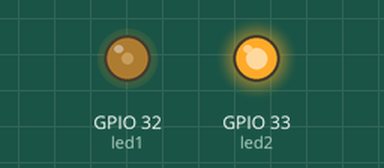
A sketch run on a simulated ESP32. Parts: output pins drawn as LEDs (lit = HIGH).

Above: at 0.05 s.
At 1.75 s:
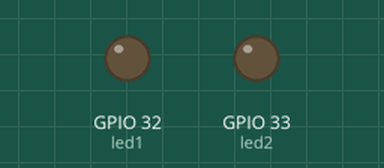
At 3.5 s:
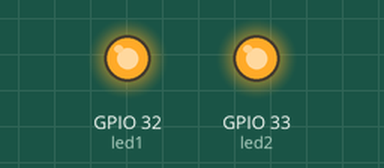
At 6.95 s:
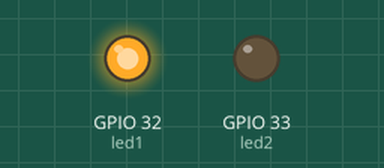
Timing chart, 0 to 9.1 s (numbered marks = the images above):
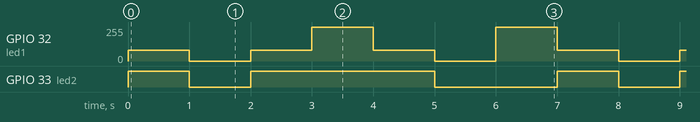

The sketch:

Demo.ino
```cpp
const int led1 = 32;     //lampu rem (PWM)
const int led2 = 33;     //lampu depan standar

//int currentBrightness = 0;
bool led1State = false;

void setup() {
  Serial.begin(9600);
  pinMode(led1, OUTPUT);
  pinMode(led2, OUTPUT);
  analogWrite(led1, LOW);
//  analogWrite(led1, currentBrightness);
  digitalWrite(led2, LOW);
}

void loop() {
  analogWrite(led1, 80);
//  currentBrightness = 80;
  digitalWrite(led2, HIGH);
  led1State = true;

  delay(1000);

  analogWrite(led1, 0);
//  currentBrightness = 0;
  digitalWrite(led2, LOW);
  led1State = false;

  delay(1000);

  analogWrite(led1, 80);
//  currentBrightness = 80;
  digitalWrite(led2, HIGH);
  led1State = true;

  delay(1000);

  analogWrite(led1, 255);
//  currentBrightness = 255;
  digitalWrite(led2, HIGH);
  led1State = true;

  delay(1000);

  analogWrite(led1, 80);
//  currentBrightness = 80;
  digitalWrite(led2, HIGH);
  led1State = true;

  delay(1000);

  analogWrite(led1, 0);
//  currentBrightness = 0;
  digitalWrite(led2, LOW);
  led1State = false;

  delay(1000);

  analogWrite(led1, 255);
//  currentBrightness = 255;

  delay(1000);

  analogWrite(led1, 0);
//  currentBrightness = 0;
}
```

Measured:
- by itself, GPIO 32 (led1): repeats every 7.0 s: 0/255 1.0 s, 80/255 1.0 s, 255/255 1.0 s, 80/255 1.0 s, 0/255 1.0 s, 255/255 1.0 s, 80/255 1.0 s
- by itself, GPIO 33 (led2): repeats every 7.0 s: LOW 1.0 s, HIGH 3.0 s, LOW 2.0 s, HIGH 1.0 s
